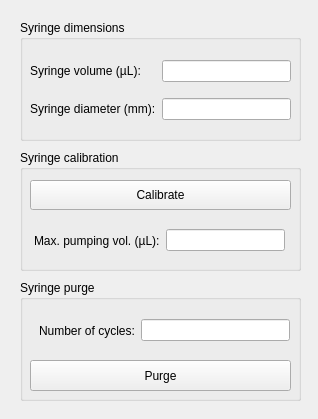
<?xml version="1.0" encoding="UTF-8"?>
<ui version="4.0">
 <class>MaintenanceToolsWindow</class>
 <widget class="QDialog" name="MaintenanceToolsWindow">
  <property name="geometry">
   <rect>
    <x>0</x>
    <y>0</y>
    <width>318</width>
    <height>419</height>
   </rect>
  </property>
  <property name="windowTitle">
   <string>Maintenance tools</string>
  </property>
  <widget class="QGroupBox" name="groupBox_syringe_dimensions">
   <property name="geometry">
    <rect>
     <x>20</x>
     <y>20</y>
     <width>281</width>
     <height>121</height>
    </rect>
   </property>
   <property name="title">
    <string>Syringe dimensions</string>
   </property>
   <widget class="QWidget" name="gridLayoutWidget">
    <property name="geometry">
     <rect>
      <x>10</x>
      <y>30</y>
      <width>261</width>
      <height>80</height>
     </rect>
    </property>
    <layout class="QGridLayout" name="gridLayout_syringe">
     <item row="0" column="0">
      <widget class="QLabel" name="label_syringe_volume">
       <property name="text">
        <string>Syringe volume (µL):</string>
       </property>
      </widget>
     </item>
     <item row="0" column="1">
      <widget class="QLineEdit" name="lineEdit_syringe_volume">
       <property name="readOnly">
        <bool>false</bool>
       </property>
      </widget>
     </item>
     <item row="1" column="1">
      <widget class="QLineEdit" name="lineEdit_syringe_diameter">
       <property name="readOnly">
        <bool>false</bool>
       </property>
      </widget>
     </item>
     <item row="1" column="0">
      <widget class="QLabel" name="label_syringe_diameter">
       <property name="text">
        <string>Syringe diameter (mm):</string>
       </property>
      </widget>
     </item>
    </layout>
   </widget>
  </widget>
  <widget class="QGroupBox" name="groupBox_syringe_calibration">
   <property name="geometry">
    <rect>
     <x>20</x>
     <y>150</y>
     <width>281</width>
     <height>121</height>
    </rect>
   </property>
   <property name="title">
    <string>Syringe calibration</string>
   </property>
   <widget class="QToolButton" name="button_calibrate">
    <property name="geometry">
     <rect>
      <x>10</x>
      <y>30</y>
      <width>261</width>
      <height>30</height>
     </rect>
    </property>
    <property name="text">
     <string>Calibrate</string>
    </property>
   </widget>
   <widget class="QWidget" name="horizontalLayoutWidget">
    <property name="geometry">
     <rect>
      <x>14</x>
      <y>70</y>
      <width>251</width>
      <height>41</height>
     </rect>
    </property>
    <layout class="QHBoxLayout" name="horizontalLayout">
     <item>
      <widget class="QLabel" name="label_max_pumping_volume">
       <property name="text">
        <string>Max. pumping vol. (µL):</string>
       </property>
      </widget>
     </item>
     <item>
      <widget class="QLineEdit" name="lineEdit_max_pumping_volume">
       <property name="readOnly">
        <bool>true</bool>
       </property>
      </widget>
     </item>
    </layout>
   </widget>
  </widget>
  <widget class="QGroupBox" name="groupBox_syringe_purge">
   <property name="geometry">
    <rect>
     <x>20</x>
     <y>280</y>
     <width>281</width>
     <height>121</height>
    </rect>
   </property>
   <property name="title">
    <string>Syringe purge</string>
   </property>
   <widget class="QWidget" name="horizontalLayoutWidget_2">
    <property name="geometry">
     <rect>
      <x>19</x>
      <y>30</y>
      <width>251</width>
      <height>41</height>
     </rect>
    </property>
    <layout class="QHBoxLayout" name="horizontalLayout_2">
     <item>
      <widget class="QLabel" name="label_purge_cycles">
       <property name="text">
        <string>Number of cycles:</string>
       </property>
      </widget>
     </item>
     <item>
      <widget class="QLineEdit" name="lineEdit_purge_cycles"/>
     </item>
    </layout>
   </widget>
   <widget class="QToolButton" name="button_purge">
    <property name="geometry">
     <rect>
      <x>10</x>
      <y>80</y>
      <width>261</width>
      <height>31</height>
     </rect>
    </property>
    <property name="text">
     <string>Purge</string>
    </property>
   </widget>
  </widget>
 </widget>
 <resources/>
 <connections/>
</ui>
